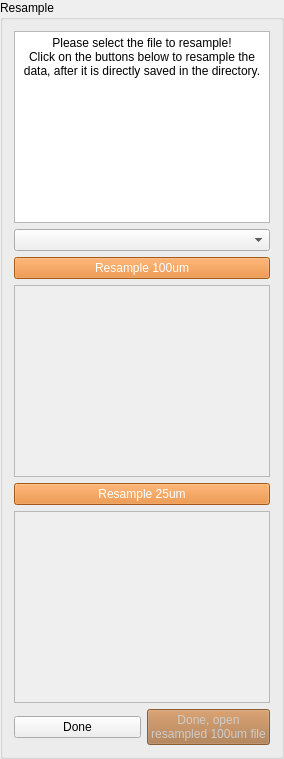
             <widget class="QGroupBox" name="groupBox_resample">
              <property name="title">
               <string>Resample</string>
              </property>
              <layout class="QGridLayout" name="gridLayout_17" columnstretch="1,0,0">
               <item row="2" column="0" colspan="3">
                <widget class="QPushButton" name="pushButton_resample100um">
                 <property name="toolTip">
                  <string>Resample the selected file to 100µm isotropic spacing.</string>
                 </property>
                 <property name="autoFillBackground">
                  <bool>false</bool>
                 </property>
                 <property name="styleSheet">
                  <string notr="true"> QPushButton { background-color: #e67e22; color: white; } QPushButton:disabled { background-color: #a9713f; color: #cccccc; }</string>
                 </property>
                 <property name="text">
                  <string>Resample 100um</string>
                 </property>
                </widget>
               </item>
               <item row="6" column="2">
                <widget class="QPushButton" name="pushButton_openfile100um">
                 <property name="enabled">
                  <bool>false</bool>
                 </property>
                 <property name="toolTip">
                  <string>Open the resampled 100µm file as the new main image.</string>
                 </property>
                 <property name="autoFillBackground">
                  <bool>false</bool>
                 </property>
                 <property name="styleSheet">
                  <string notr="true"> QPushButton { background-color: #e67e22; color: white; } QPushButton:disabled { background-color: #a9713f; color: #cccccc; }</string>
                 </property>
                 <property name="text">
                  <string>Done, open 
resampled 100um file</string>
                 </property>
                </widget>
               </item>
               <item row="6" column="0" colspan="2">
                <widget class="QPushButton" name="pushButton_done">
                 <property name="toolTip">
                  <string>Close this dialog.</string>
                 </property>
                 <property name="text">
                  <string>Done</string>
                 </property>
                </widget>
               </item>
               <item row="4" column="0" colspan="3">
                <widget class="QPushButton" name="pushButton_resample25um">
                 <property name="toolTip">
                  <string>Resample the selected file to 25µm isotropic spacing.</string>
                 </property>
                 <property name="autoFillBackground">
                  <bool>false</bool>
                 </property>
                 <property name="styleSheet">
                  <string notr="true"> QPushButton { background-color: #e67e22; color: white; } QPushButton:disabled { background-color: #a9713f; color: #cccccc; }</string>
                 </property>
                 <property name="text">
                  <string>Resample 25um</string>
                 </property>
                </widget>
               </item>
               <item row="1" column="0" colspan="3">
                <widget class="QComboBox" name="comboBox_resamplefiles">
                 <property name="toolTip">
                  <string>Choose which loaded file to resample.</string>
                 </property>
                </widget>
               </item>
               <item row="0" column="0" colspan="3">
                <widget class="QTextBrowser" name="textBrowser_4">
                 <property name="maximumSize">
                  <size>
                   <width>16777215</width>
                   <height>16777215</height>
                  </size>
                 </property>
                 <property name="styleSheet">
                  <string notr="true"/>
                 </property>
                 <property name="verticalScrollBarPolicy">
                  <enum>Qt::ScrollBarAsNeeded</enum>
                 </property>
                 <property name="horizontalScrollBarPolicy">
                  <enum>Qt::ScrollBarAsNeeded</enum>
                 </property>
                 <property name="html">
                  <string>&lt;!DOCTYPE HTML PUBLIC &quot;-//W3C//DTD HTML 4.0//EN&quot; &quot;http://www.w3.org/TR/REC-html40/strict.dtd&quot;&gt;
&lt;html&gt;&lt;head&gt;&lt;meta name=&quot;qrichtext&quot; content=&quot;1&quot; /&gt;&lt;meta charset=&quot;utf-8&quot; /&gt;&lt;style type=&quot;text/css&quot;&gt;
p, li { white-space: pre-wrap; }
hr { height: 1px; border-width: 0; }
li.unchecked::marker { content: &quot;\2610&quot;; }
li.checked::marker { content: &quot;\2612&quot;; }
&lt;/style&gt;&lt;/head&gt;&lt;body style=&quot; font-family:'Ubuntu Sans'; font-size:11pt; font-weight:400; font-style:normal;&quot;&gt;
&lt;p align=&quot;center&quot; style=&quot; margin-top:0px; margin-bottom:0px; margin-left:0px; margin-right:0px; -qt-block-indent:0; text-indent:0px;&quot;&gt;&lt;span style=&quot; font-family:'Segoe UI'; font-size:9pt;&quot;&gt;Please select the file to resample!&lt;br /&gt;Click on the buttons below to resample the data, after it is directly saved in the directory.&lt;/span&gt;&lt;/p&gt;&lt;/body&gt;&lt;/html&gt;</string>
                 </property>
                </widget>
               </item>
               <item row="5" column="0" colspan="3">
                <widget class="QTextEdit" name="textEdit_resample25">
                 <property name="enabled">
                  <bool>false</bool>
                 </property>
                 <property name="maximumSize">
                  <size>
                   <width>16777215</width>
                   <height>16777215</height>
                  </size>
                 </property>
                 <property name="readOnly">
                  <bool>true</bool>
                 </property>
                </widget>
               </item>
               <item row="3" column="0" colspan="3">
                <widget class="QTextEdit" name="textEdit_resample100">
                 <property name="enabled">
                  <bool>false</bool>
                 </property>
                 <property name="maximumSize">
                  <size>
                   <width>16777215</width>
                   <height>16777215</height>
                  </size>
                 </property>
                 <property name="readOnly">
                  <bool>true</bool>
                 </property>
                </widget>
               </item>
              </layout>
             </widget>
